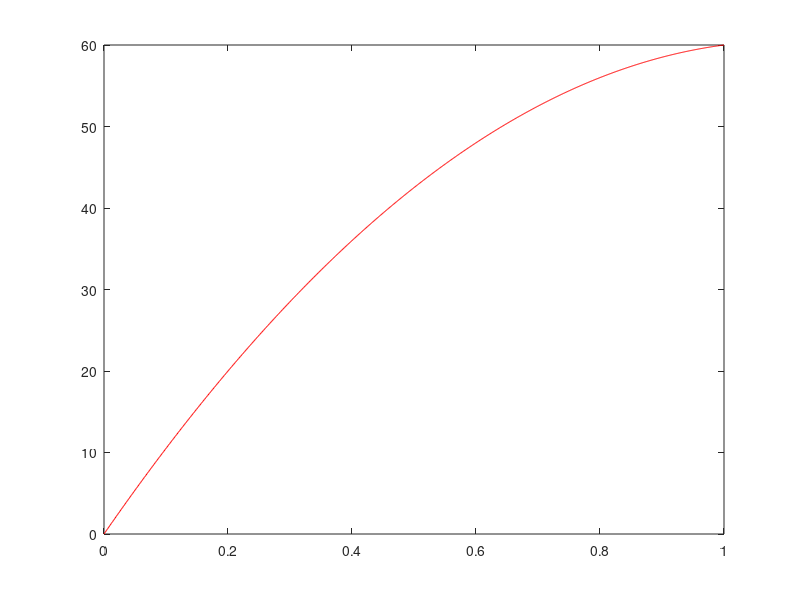
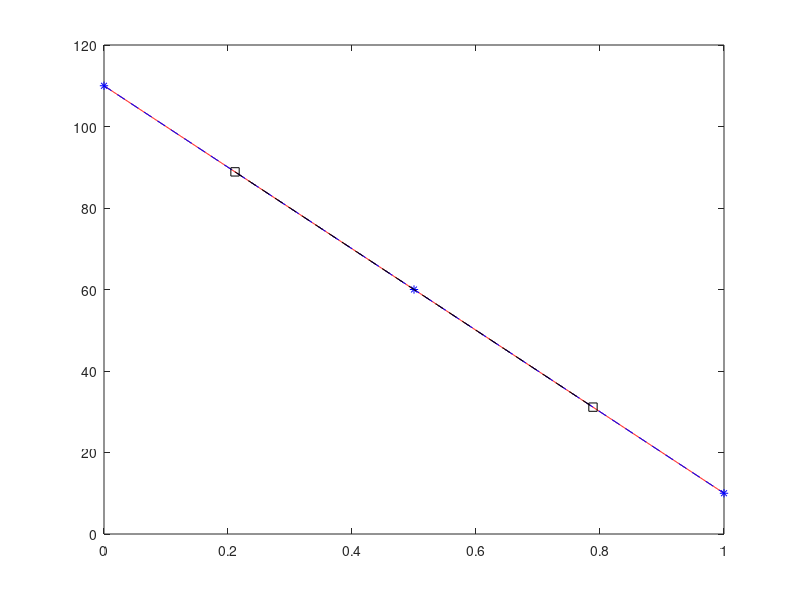

These figures' MATLAB source, in order:
%% MEF Clase 3

clc
clear
format short

%% Datos

E=1; L=1; A=1; f0=100; P = 10;

%% Datos Integración Numérica

%Cuadratura n=1
chi_ip1 = 0; %Coordenadas de los puntos de integración
w_ip1 = 2;   %Peso de integración
%Cuadratura n=2
chi_ip2 = [-1 1]*1/sqrt(3); %Coordenadas de los puntos de integración
w_ip2 = [1 1]; %Peso de integración
%Cuadratura n=3
chi_ip3 = [-sqrt(3/5) 0 sqrt(3/5)]; %Coordenadas de los puntos de integración
w_ip3 = [5/9 8/9 5/9]; %Peso de integración
%Cuadratura n=4
chi_ip4 = [-0.8611363116 -0.3399810436 0.3399810436 0.8611363116];
w_ip4 = [0.3478548451 0.6521451549 0.6521451549 0.3478548451];


ipk = 2; %Cuadratura de integración de K
if ipk==1
    chi_ipk = chi_ip1; w_ipk = w_ip1;
elseif ipk==2
    chi_ipk = chi_ip2; w_ipk = w_ip2;
elseif ipk==3
    chi_ipk = chi_ip3; w_ipk = w_ip3;
elseif ipk==4
    chi_ipk = chi_ip4; w_ipk = w_ip4;
end

ipf = 2; %Cuadratura de integración de Fuerzas
if ipk==1
    chi_ipf = chi_ip1; w_ipf = w_ip1;
elseif ipk==2
    chi_ipf = chi_ip2; w_ipf = w_ip2;
elseif ipk==3
    chi_ipf = chi_ip3; w_ipf = w_ip3;
elseif ipk==4
    chi_ipf = chi_ip4; w_ipf = w_ip4;
end


%% Matriz de rigidez

n = 2;

%Ke = Bip1'*E*A*Bip1*Je*wip1 + Bip2'*E*A*Bip2*Je*wip2
x3 = L; x1 = 0;
Le = (x3-x1);
Je = Le/2;
iJe = Je^(-1);

Ke = zeros(3);
% Be_ = zeros() %Almacén de matrices cinemáticas

for ip = 1 : ipk
    
    chi = chi_ipk(ip);
    w = w_ipk(ip);
    Be = iJe*[chi-1/2 -2*chi chi+1/2];
    Ke = Ke + Be'*E*A*Be*Je*w;
    
end
Ke;

Fe = zeros(3,1);
for ip = 1 : ipf
    
    chi = chi_ipf(ip);
    w = w_ipf(ip);
    Ne = [chi*(chi-1)/2 1-chi^2 chi*(chi+1)/2];
    fnod = f0*[1; 1; 1];%Valor de la fuerza aplicada en los nodos
    f_chi = Ne*fnod;
    Fe = Fe + Ne'*f_chi*Je*w;
    
end
Fe;

%% Ensamblaje
K = Ke;
Fnod = zeros(3,1);
Fnod(3) = P; %Fuerzas externas en los  nodos libres
Fneq = Fe; %
F = Fnod + Fneq;

%% Condiciones de contorno 
GDL = size(K,1);
gdl_T = [1:GDL];
gdl_R = 1;
gdl_L = setdiff(gdl_T,gdl_R);
KLL = K(gdl_L,gdl_L);
fL = F(gdl_L);
uL = KLL\fL;
U = zeros(length(gdl_T),1);
U(gdl_L) = uL;

%% Cálculo de tensiones y deformaciones
ne = 1;
nne = 3; %Número de nodos por elemento
u_e1 = U([1:3]);
epsilon_ip_e = zeros(1,ipk); %Inicialización en los elementos ...

coord_n = [0 L/2 L];
coord_n_e1 = coord_n([1 2 3]);

for i = 1:ipk
    chi = chi_ipk(i);
    Be = iJe*[chi-1/2 -2*chi chi+1/2];
    epsilon_ip_e(1,i) = Be*u_e1;
end 

sigma_ip_e = epsilon_ip_e*E; %Tensiones en los puntos de integración

% Tensiones nodales  

sigma_n_e = zeros(ne,nne); %Inicialización de las tensiones nodales en filas por elemento, en columnas por nodos
r = sqrt(3); %Razón de homotecia
chi_nip = [-1 0 1]*r;

for j=1:nne
    chi = chi_nip(j);
    Nen = [(1-chi)/2 (1+chi)/2];
    sigma_n_e(1,j) = Nen*sigma_ip_e(1,:)';
end


%% Solución fuerte 

x_ = 0:0.001:L;
for i =1:length(x_)
    x = x_(i);
    ufuerte(i) = -f0/(2*E*A)*x^2 + (P+f0*L)/(E*A)*x;
    epsfuerte(i) = -f0/(E*A)*x + (P+f0*L)/(E*A);
    sigmafuerte(i) = epsfuerte(i)*E;
    
end
    

figure(1)
plot(x_,ufuerte,'r-')

figure(2)
plot(x_,sigmafuerte,'r-')
hold on
plot(coord_n,sigma_n_e,'b*--')

coord_ip = zeros(ne,ipk); %Inicialización de las coordenadas absolutas de los puuntos de integración
for ip=1:ipk
    chi = chi_ipk(ip);
    Ne = [chi*(chi-1)/2 1-chi^2 chi*(chi+1)/2];
    coord_ip(1,ip) = Ne*coord_n_e1'; 
end

 plot(coord_ip,sigma_ip_e,'ks--')

% No hay continuidad en las tensiones de un elemento a otro
% Los mejores resultados en tensiones se obtienen en los puntos de
% integración
% Los mejores resultados en deformaciones se prooducen en los nodos
